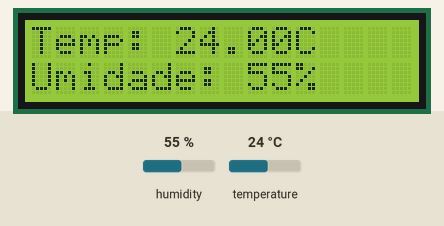
Simulated run of this sketch. Board: Arduino Mega 2560, built with avr-gcc and run on an emulated ATmega2560. Parts: 16×2 character LCD. The inputs (shaded band) are chosen by the test bench; at power-on: humidity 55 %, temperature 24 °C.

Above: at 1.2 s.
1.3 s: humidity set to 22 %
At 3.0 s:
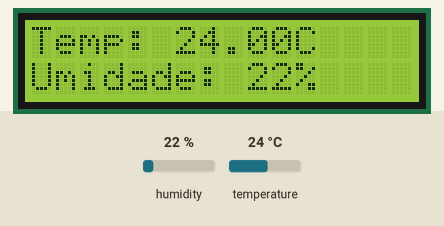
4.0 s: temperature set to 12 °C
At 5.5 s:
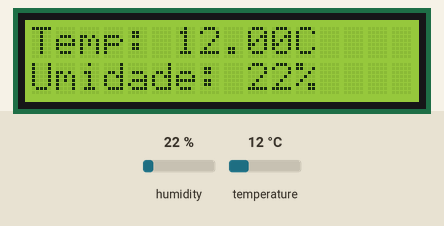
6.7 s: humidity set to 40 %
At 9.0 s:
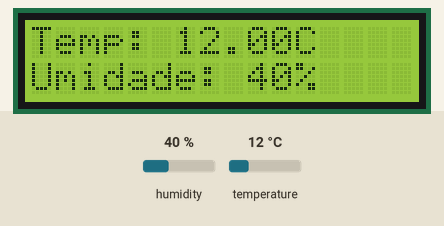
9.6 s: temperature set to 19 °C
At 11.5 s:
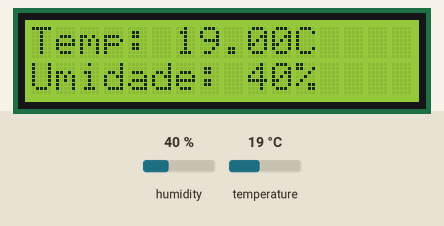
Timing chart, 0 to 13.0 s (numbered marks = the images above; inputs shaded):
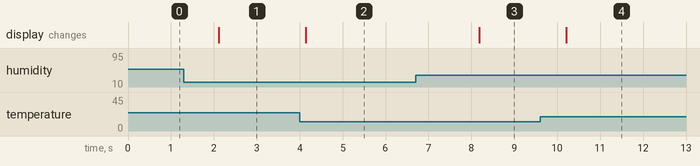

Measured:
- after the input at 1.3 s, the display: changes after 0.81 s (image 1)
- after the input at 4.0 s, the display: changes after 0.14 s (image 2)
- after the input at 6.7 s, the display: changes after 1.5 s (image 3)
- after the input at 9.6 s, the display: changes after 0.61 s (image 4)

The sketch:

DHTOtherLibrary.ino
```cpp
#include <DHT.h>
#include <LiquidCrystal.h>

//              D15,RX2,TX2,D18,D19,D23
LiquidCrystal lcd(19, 23, 18, 17, 16, 15);

DHT sensor(22, DHT11);

float temp, hum;
void setup() {
  lcd.begin(16,2);
  sensor.begin();
}

void loop() {
  temp = sensor.readTemperature();
  lcd.setCursor(0,0);
  lcd.print("Temp: ");
  lcd.print(temp);
  lcd.print("C");

  hum = sensor.readHumidity();
  lcd.setCursor(0,1);
  lcd.print("Umidade: ");
  lcd.print(hum, 0);
  lcd.print("%");
}
```
